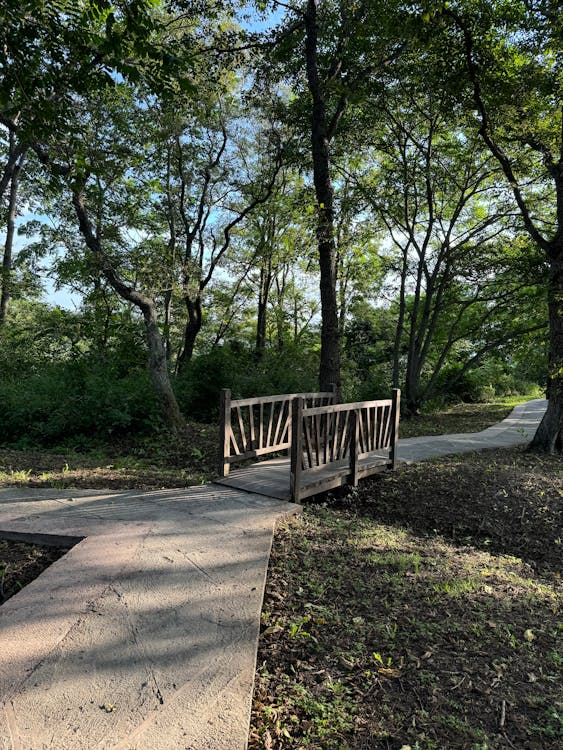
#> input picture hw10_multithreading_vs_multiprocessing/images_for_correction/free-photo-of-a-wooden-walkway-in-the-woods-with-trees.jpeg?auto=compress&cs=tinysrgb&w=1260&h=750&dpr=1.jpg, 563 x 750 px; its folder holds only this picture in this run
$ python task_2.py
#> lines starting #> are read from the running program, lines starting #| are printed output that depends on the picture
import concurrent.futures
import time

from PIL import Image
import os

images_path = os.listdir("images_for_correction")


def image_correction(img_name):
	box = (0, 0, 500, 500)
	im = Image.open(f'images_for_correction/{img_name}')
#> im is the input picture: PIL image 563x750 RGB; mean R, G, B 80.8, 85.8, 72.1
	reg = im.crop(box)
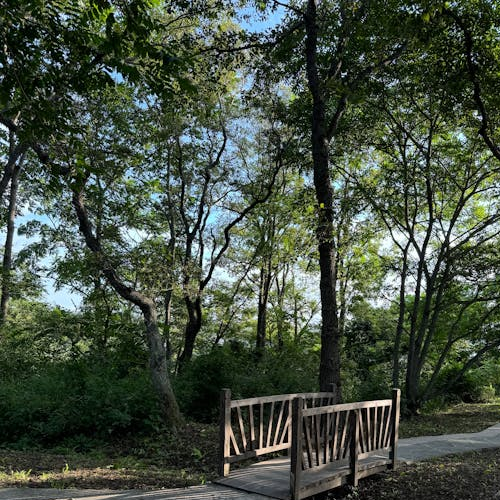
#> reg: PIL image 500x500 RGB; mean R, G, B 67.8, 78.5, 64.7
	r, g, b = reg.split()
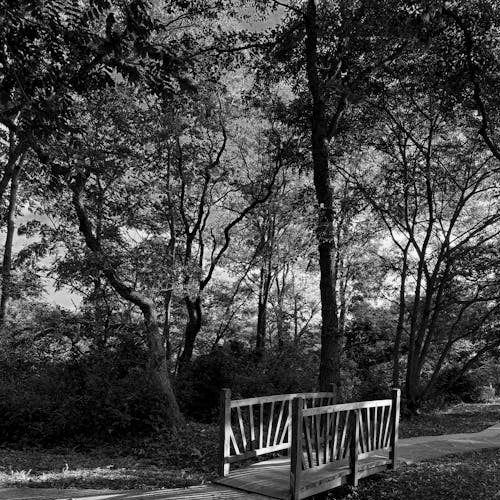
#> r: PIL image 500x500 L; min 0, max 255, mean 67.8
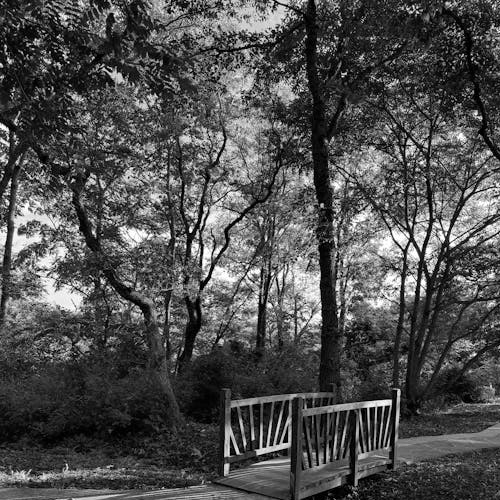
#> g: PIL image 500x500 L; min 0, max 255, mean 78.5
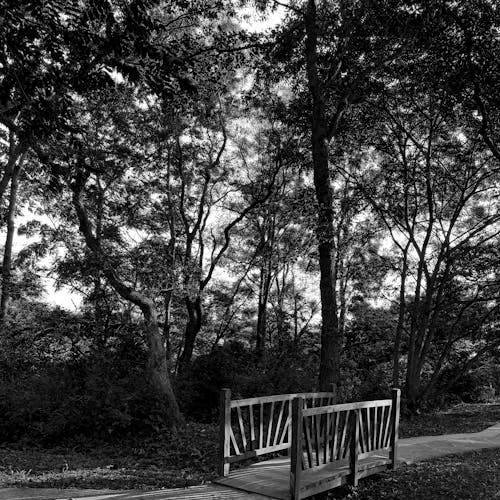
#> b: PIL image 500x500 L; min 0, max 255, mean 64.7
	reg = Image.merge("RGB", (b, g, r))
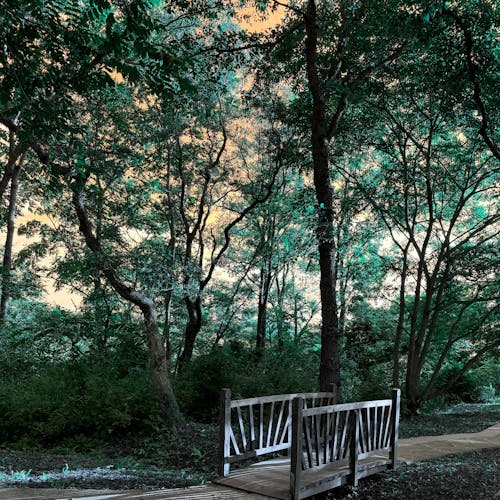
#> reg: PIL image 500x500 RGB; mean R, G, B 64.7, 78.5, 67.8
	reg.save(f'images_for_correction/copy_{img_name}.jpg')


if __name__ == '__main__':
	start = time.perf_counter()

	with concurrent.futures.ThreadPoolExecutor() as executor:
		executor.map(image_correction, images_path)

	end = time.perf_counter()
	print(f"Process finished in {end - start:.2f} seconds")

$ run again, on hw10_multithreading_vs_multiprocessing/images_for_correction/free-photo-of-fashionable-woman-with-vintage-telephone-outdoors.jpeg?auto=compress&cs=tinysrgb&w=600&lazy=load.jpg
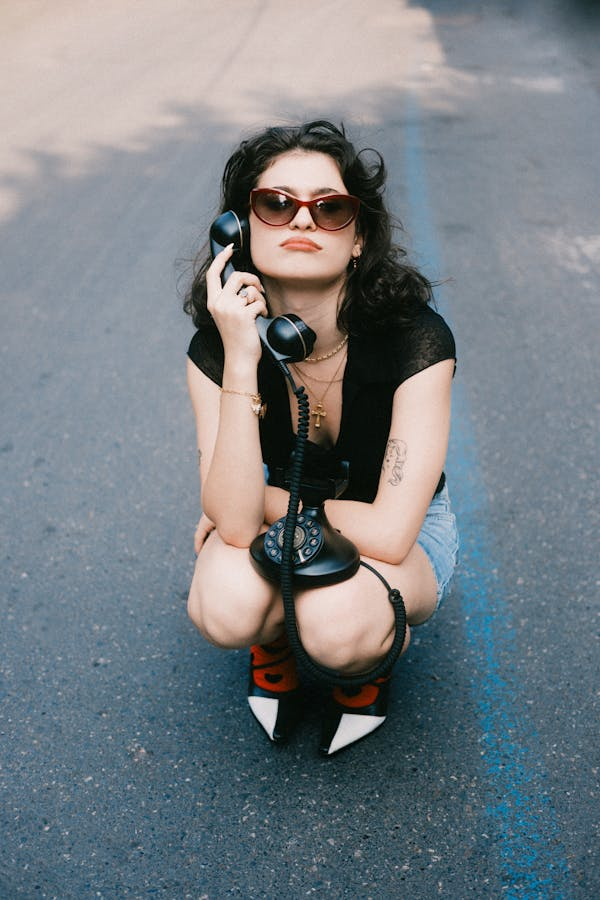
#> input picture hw10_multithreading_vs_multiprocessing/images_for_correction/free-photo-of-fashionable-woman-with-vintage-telephone-outdoors.jpeg?auto=compress&cs=tinysrgb&w=600&lazy=load.jpg, 600 x 900 px
#> in image_correction, im is the input picture: PIL image 600x900 RGB; mean R, G, B 118.7, 125.6, 131
#> in image_correction, `r, g, b = reg.split()`:
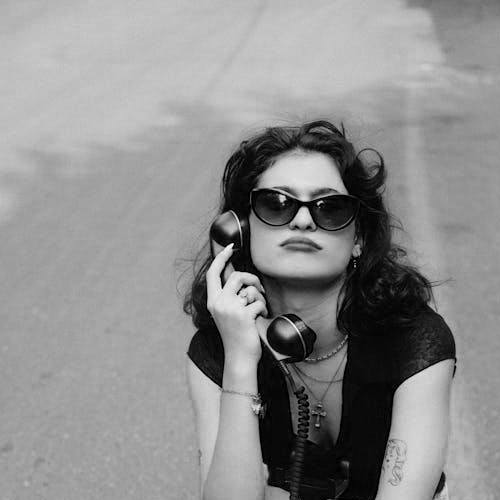
#> b: PIL image 500x500 L; min 0, max 254, mean 141.8
#> in image_correction, `reg = Image.merge("RGB", (b, g, r))`:
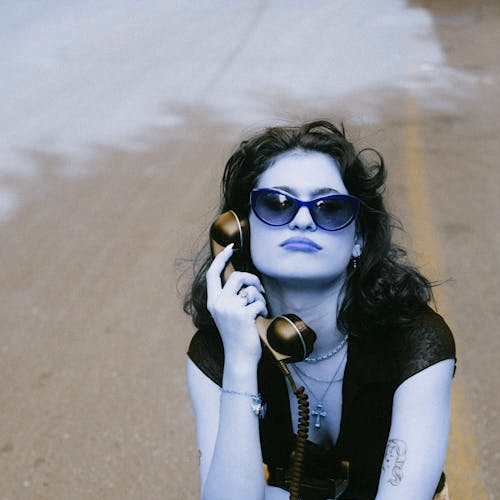
#> reg: PIL image 500x500 RGB; mean R, G, B 141.8, 141.3, 144.2
